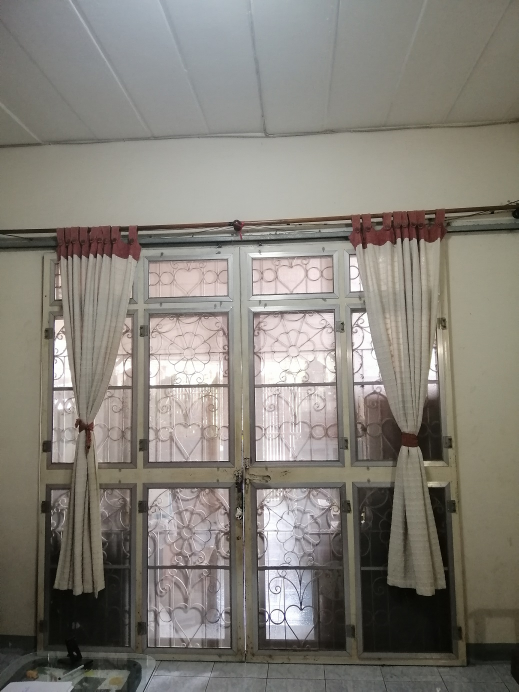
#> input picture Marker-Based AR/myhome/home_far.jpg, 1037 x 1383 px (shown at 1/2 size)
$ python test_webcam.py
#> lines starting #> are read from the running program, lines starting #| are printed output that depends on the picture
import cv2
import numpy as np
import os
#from time import process_time

# Don't forget to resize images before processing (size < 2000)
original = cv2.imread("myhome/home_far.jpg")
#> original is the input picture: shape (1383, 1037, 3); mean B, G, R 120.3, 128, 132.1
cap = cv2.VideoCapture(0)

while True:
    ret, image_to_compare = cap.read()
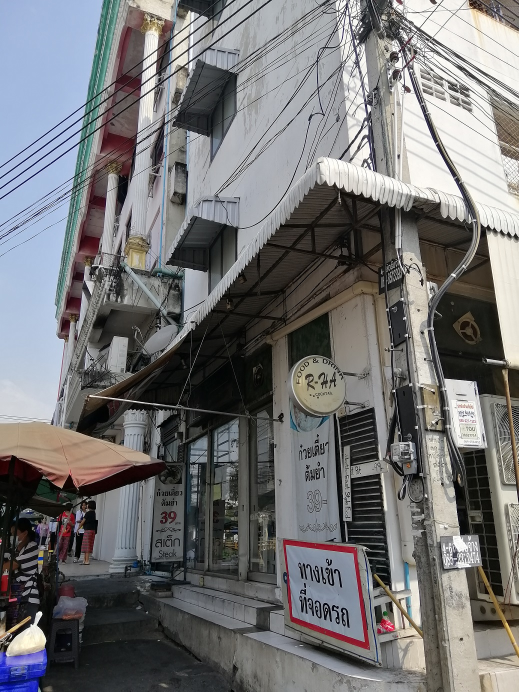
#> input picture Marker-Based AR/images/aha_far.jpg, 1037 x 1383 px, given in place of the camera (shown at 1/2 size)
#> image_to_compare is the input picture: shape (1383, 1037, 3); mean B, G, R 116.1, 114.9, 115.1
    cv2.imshow("WebCam", image_to_compare)

#t1_start = process_time()

# 1) Check if 2 images are equals
    if original.shape == image_to_compare.shape:
        print("same size and channels")
        difference = cv2.subtract(original, image_to_compare)
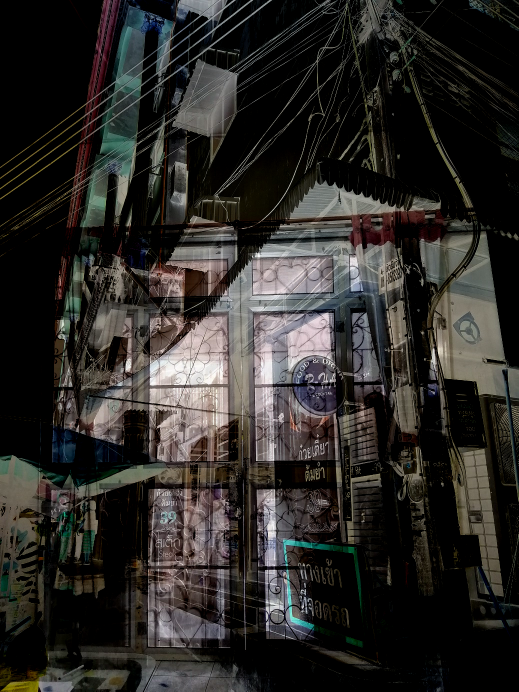
#> difference: shape (1383, 1037, 3) (shown at 1/2 size); mean B, G, R 39.8, 42.6, 44.7
        b, g, r = cv2.split(difference)
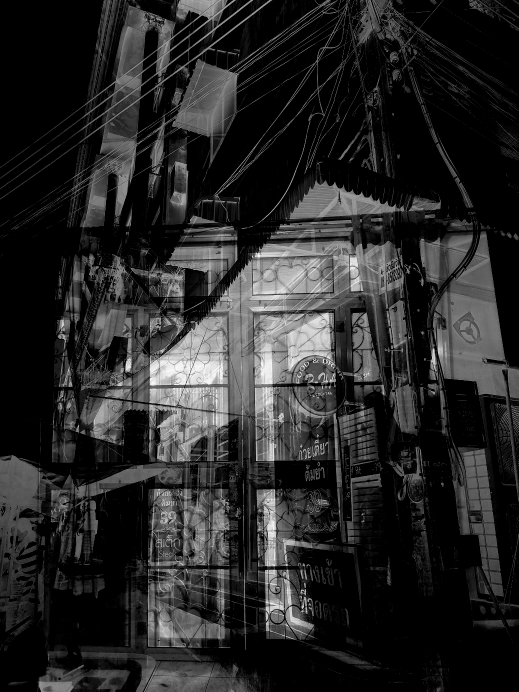
#> b: shape (1383, 1037) (shown at 1/2 size); min 0, max 255, mean 39.8
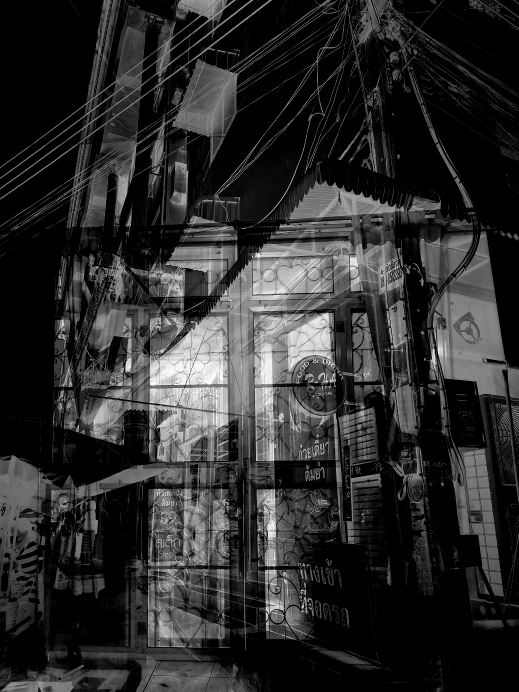
#> r: shape (1383, 1037) (shown at 1/2 size); min 0, max 255, mean 44.7

        if cv2.countNonZero(b) == 0 and cv2.countNonZero(g) == 0 and cv2.countNonZero(r) == 0:
            print("same pixel value")
        else:
            print("different pixel value")
    else:
        print("different size and channels")

    # 2) Check for similarities between the 2 images
    sift = cv2.xfeatures2d.SIFT_create()

    kp_1, desc_1 = sift.detectAndCompute(original, None)
#> kp_1 = 3616 keypoints; strongest (x, y, size): (569, 1228, 3.5), (724, 1030, 2.2), (545, 1243, 1.9), (575, 1222, 66)
    kp_2, desc_2 = sift.detectAndCompute(image_to_compare, None)
#> kp_2 = 6065 keypoints; strongest (x, y, size): (78, 1229, 8.6), (22, 1274, 2), (720, 64, 2.3), (62, 1280, 39.6)

    FLANN_INDEX_KDTREE = 0
    index_params = dict(algorithm = FLANN_INDEX_KDTREE, trees = 5)
    search_params = dict()

    flann = cv2.FlannBasedMatcher(index_params, search_params)

    matches = flann.knnMatch(desc_1, desc_2, k=2)
#> matches = 3616 matches

    # Need to draw only good matches, so create a mask
    matchesMask = [[0,0] for i in range(len(matches))]
#> matchesMask = 3616 pairs, first value 0 to 0, second value 0 to 0

    # ratio test as per Lowe's paper
    good_points = []
    for i,(m,n) in enumerate(matches):
        if m.distance < 0.5*n.distance:
            matchesMask[i]=[1,0]
            good_points.append(m)
#> after the loop, good_points = []

    # Define how similar they are
    number_keypoints = 0
    if len(kp_1) <= len(kp_2):
        number_keypoints = len(kp_1)
#> number_keypoints = 3616
    else:
        number_keypoints = len(kp_2)

    percentSimilar = (len(good_points) / number_keypoints)* 100
#> percentSimilar = 0

    #t1_stop = process_time()

    draw_params = dict(matchColor = (0,255,0),
                    singlePointColor = (0,0,255), # b,g,r
                    matchesMask = matchesMask,
                    flags = 0)
#> draw_params = 4 items

    print("Keypoints 1ST Image: " + str(len(kp_1)))
#| Keypoints 1ST Image: 3616
    print("Keypoints 2ND Image: " + str(len(kp_2)))
#| Keypoints 2ND Image: 6065
    print("GOOD Matches:", len(good_points))
#| GOOD Matches: 0
    print("Similarity: ", percentSimilar)
#| Similarity:  0.0

    result = cv2.drawMatchesKnn(original, kp_1, image_to_compare, kp_2, matches, None, **draw_params)
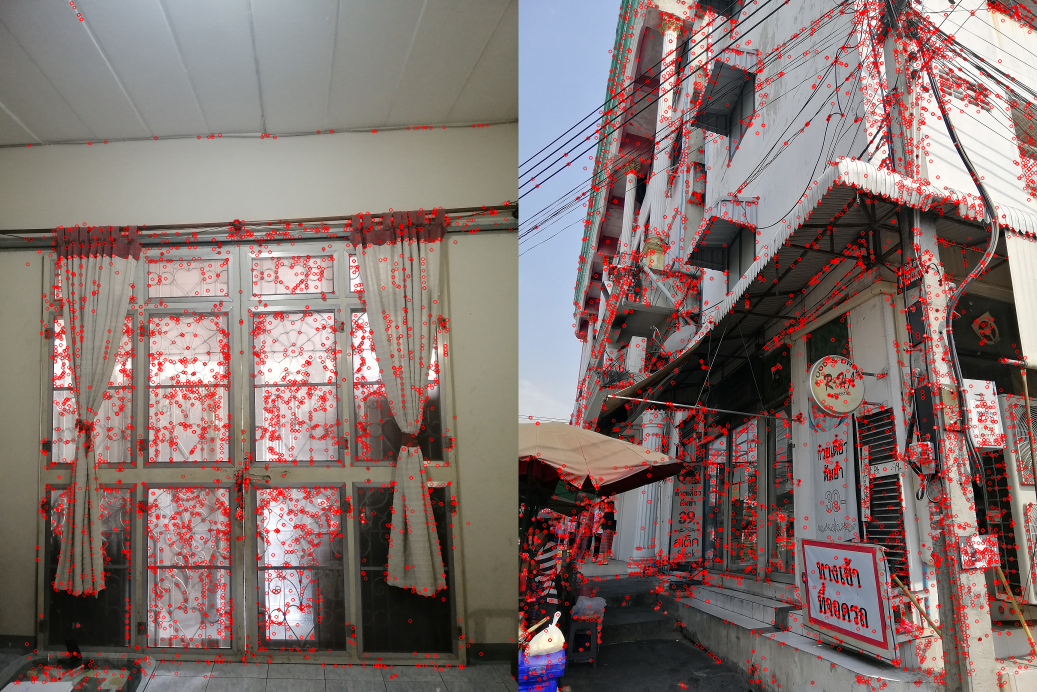
#> result: shape (1383, 2074, 3) (shown at 1/2 size); mean B, G, R 111, 114.1, 131.9
    cv2.imshow("result", cv2.resize(result, None, fx=0.3, fy=0.3))
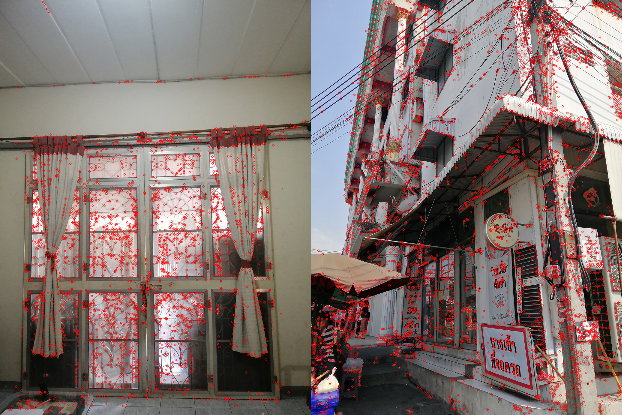
#> window 'result': shape (415, 622, 3); mean B, G, R 110.8, 114, 131.8

    #print("Time to process:", t1_stop-t1_start, "seconds")

    key = cv2.waitKey(1)
#> (key Esc is pressed here)
    if key == 27: #27=esc
        break
    if percentSimilar > 30:
        break


cv2.waitKey(0)
cap.release()
cv2.destroyAllWindows()
